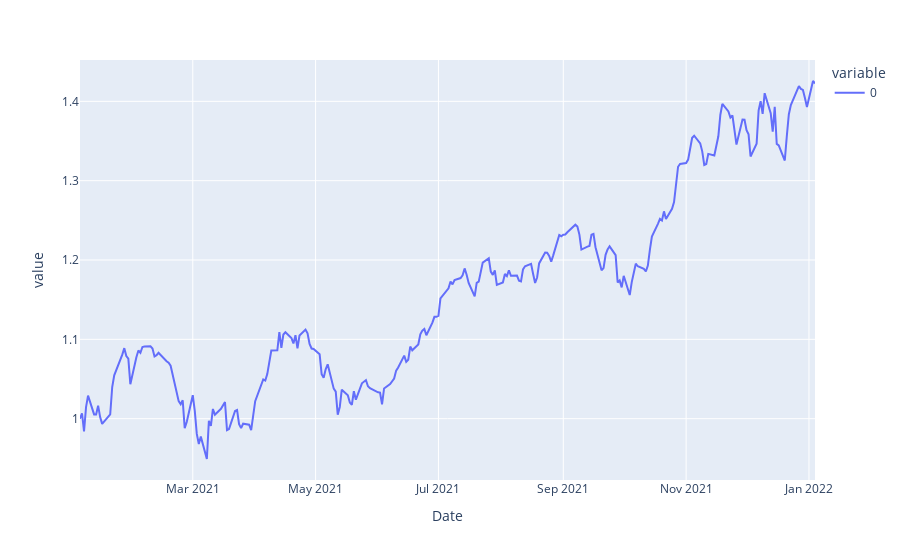

Here is the notebook cell this chart was saved with:
### Code cell
px.line(cumulative)

### Figure 1 — Plotly figure (JSON) as saved in the notebook; plotly's stock layout.template omitted (floating-point values rounded to 4 significant figures; data arrays with more than 128 entries replaced by an {"elided": "..."} marker saying what was removed)
{"data": [{"hovertemplate": "variable=0<br>Date=%{x}<br>value=%{y}<extra></extra>", "legendgroup": "0", "line": {"color": "#636efa", "dash": "solid"}, "marker": {"symbol": "circle"}, "mode": "lines", "name": "0", "orientation": "v", "showlegend": true, "type": "scatter", "x": {"elided": "254 str values"}, "xaxis": "x", "y": {"elided": "254 float values"}, "yaxis": "y"}], "layout": {"legend": {"title": {"text": "variable"}, "tracegroupgap": 0}, "margin": {"t": 60}, "xaxis": {"anchor": "y", "domain": [0, 1], "title": {"text": "Date"}}, "yaxis": {"anchor": "x", "domain": [0, 1], "title": {"text": "value"}}}}
